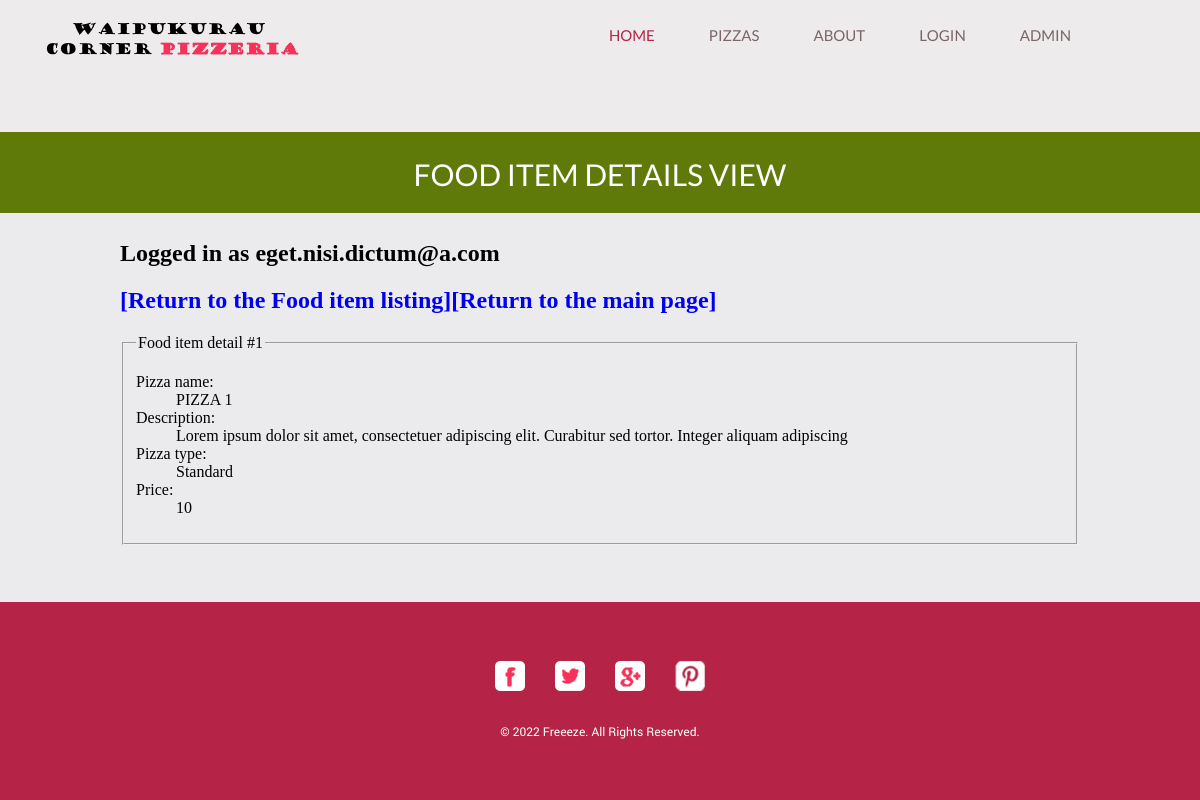
Screenshot of /viewitem.php?id=1 (signed in) with the database file from the repository.
### tables this page shows
CREATE TABLE IF NOT EXISTS fooditems (
  itemID int unsigned NOT NULL auto_increment,
  pizza varchar(15) NOT NULL,  
  description text default NULL,  
  pizzatype character default 'S',  
  price float NOT NULL,  
  PRIMARY KEY (itemID)
) AUTO_INCREMENT=1;

### viewitem.php (the view, shortened to what this page needs)
<!DOCTYPE HTML>
<html>
<head>
</head>
<body>
    <?php
    include "header.php";
    include "menu.php";
    ?>
    <div id="body">
        <div class="header">
            <div>
                <h1>Food item Details View</h1>
            </div>
        </div>
        <div class="body">
            <div>
                <?php
                include_once "checksession.php";
                $DBC = mysqli_connect("127.0.0.1", DBUSER, DBPASSWORD, DBDATABASE);
                $id = $_GET['id'];
                $query = 'SELECT * FROM fooditems WHERE itemid=' . $id;
                $result = mysqli_query($DBC, $query);
                $rowcount = mysqli_num_rows($result);
                ?>
                <h2><a href='listitems.php'>[Return to the Food item listing]</a><a href='/pizza/'>[Return to the main page]</a></h2>
                <?php
                if ($rowcount > 0) {
                    echo "<fieldset><legend>Food item detail #$id</legend><dl>";
                    $row = mysqli_fetch_assoc($result);
                    echo "<dt>Pizza name:</dt><dd>" . $row['pizza'] . "</dd>" . PHP_EOL;
                    echo "<dt>Description:</dt><dd>" . $row['description'] . "</dd>" . PHP_EOL;
                    $pt = $row['pizzatype'] == 'S' ? 'Standard' : 'Vegeterian';
                    echo "<dt>Pizza type:</dt><dd>" . $pt . "</dd>" . PHP_EOL;
                    echo "<dt>Price:</dt><dd>" . $row['price'] . "</dd>" . PHP_EOL;
                    echo '</dl></fieldset>' . PHP_EOL;
                } else echo "<h2>No Food Item found!</h2>";
                ?>
            </div>
        </div>
    </div>
</body>
<?php
include "footer.php";
?>
</html>

### css/style.css (style rules this page uses)
body { margin: 0; padding: 0; position: relative; width: auto; }
a { text-decoration: none; outline: none; }
#body { margin: 0; overflow: hidden; padding: 0; position: relative; width: 100%; }
#body div.header { background-color: #5F7A08; margin: 0 auto; max-width: none; overflow: hidden; padding: 0; }
#body div.header div { margin: 0 auto; max-width: 960px; padding: 0; }
#body div.header div h1 { color: #FFFFFF; font-family: lato-regular-webfont; font-size: 30px; font-weight: normal; line-height: 30px; margin: 0; padding: 28px 0 23px; text-align: center; text-transform: uppercase; }
#body div.body { background-color: #ebebed; margin: 0; max-width: none; min-height: 249px; overflow: hidden; padding: 0; width: 100%; }
#body div { margin: 0 auto; max-width: 960px; padding: 7px 0 57px; }

### rows the page displays
fooditems: pizza "PIZZA 1", description "Lorem ipsum dolor sit amet, consectetuer adipiscing elit. Curabitur sed tortor. Integer aliquam adipiscing", pizzatype "Standard", price "10"

### other values shown
$un "eget.nisi.dictum@a.com"
$id "1"
